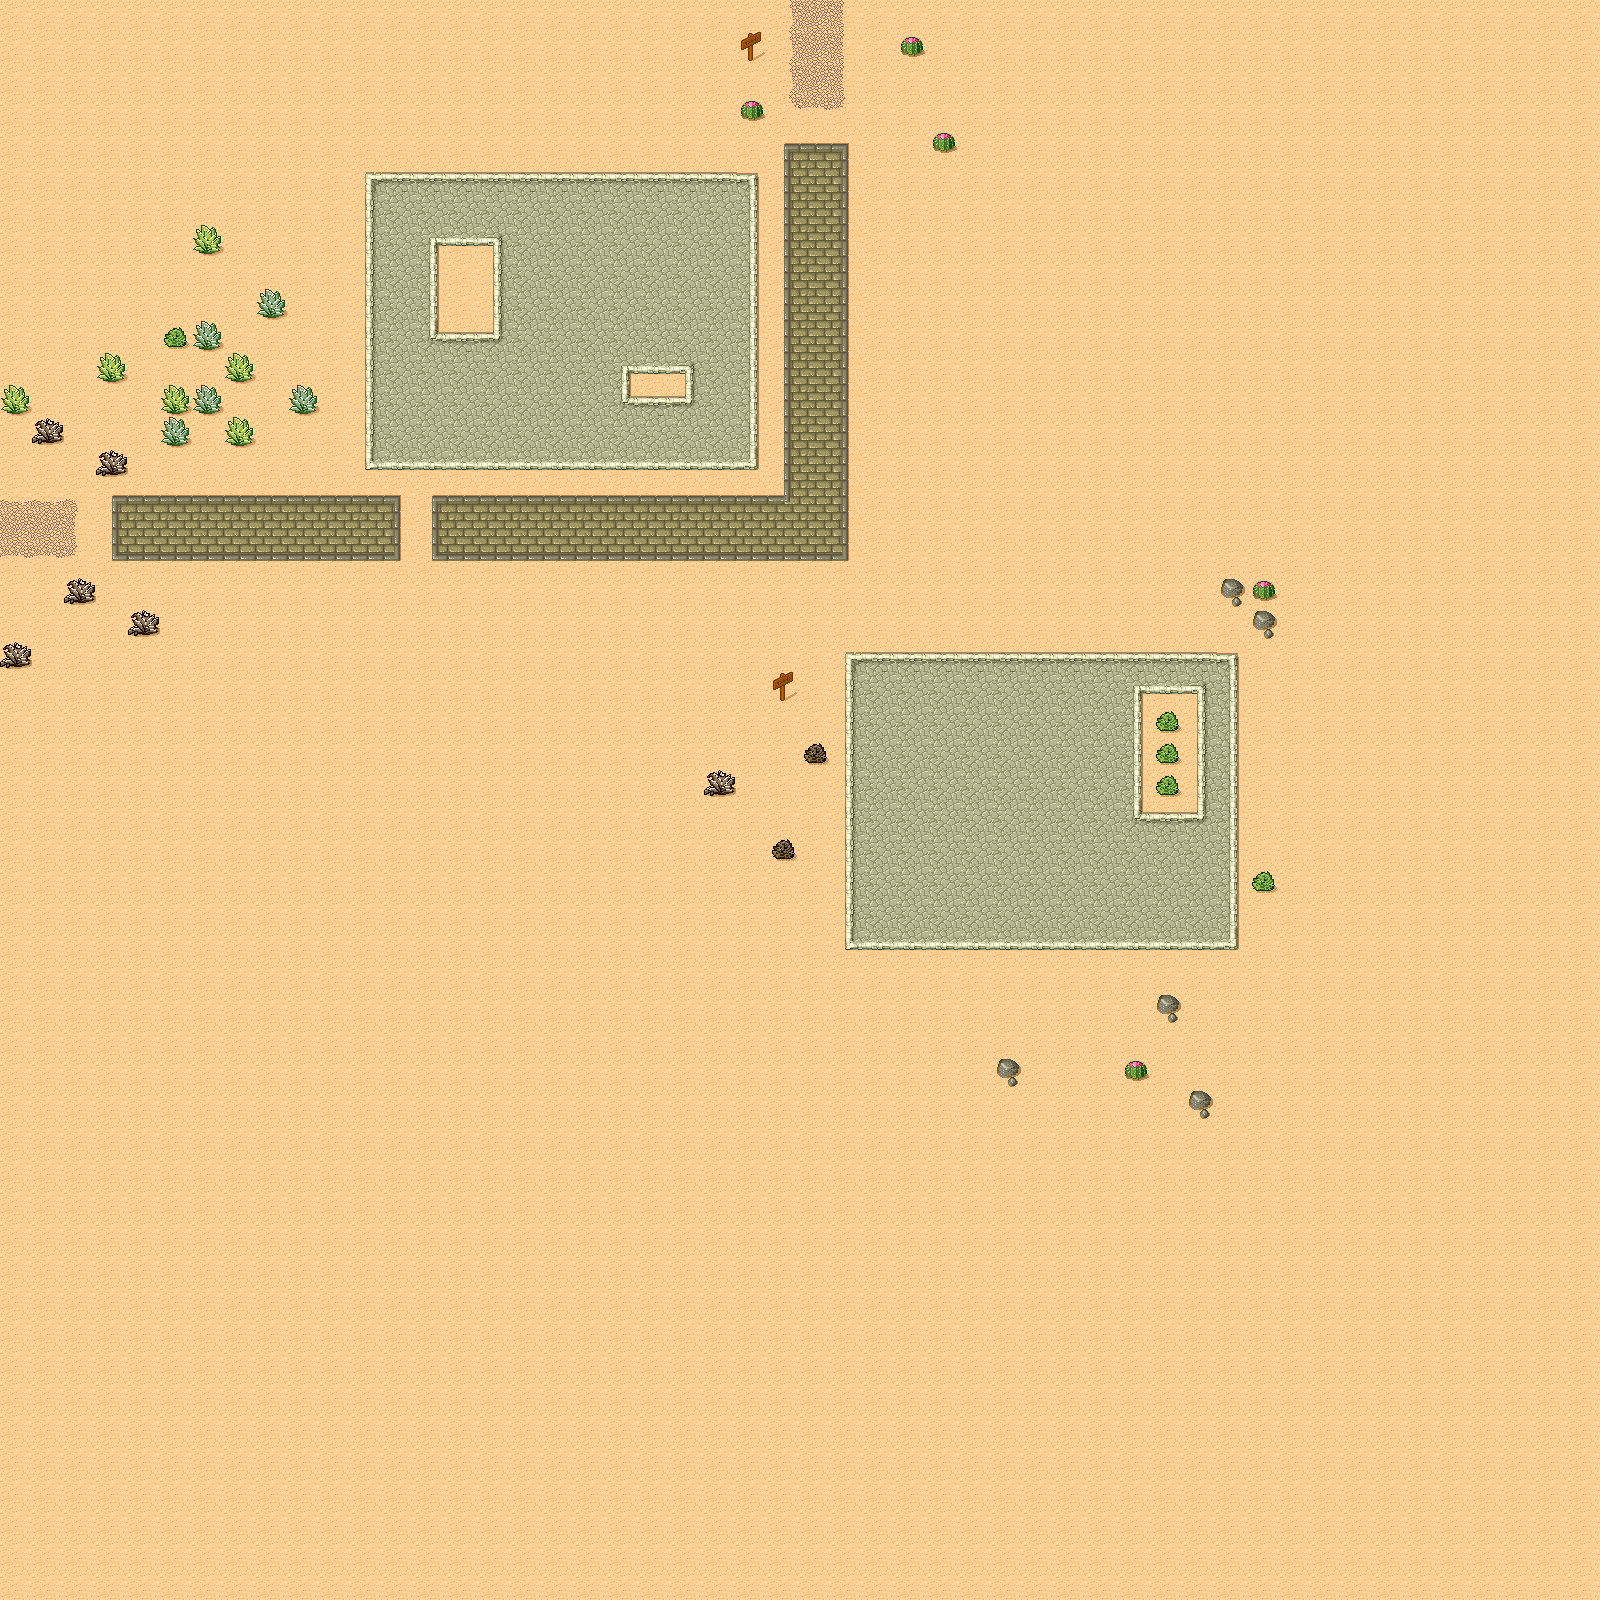

A 2D game scene composited from a Tiled map and its tileset images. What follows is a short description and the map's XML, with each tile layer's data collapsed to a summary:
An orthogonal 50x50 tile map with 32x32 px tiles, 1 tile layer (ground) and 23 objects (b, a).

<map version="1.0" orientation="orthogonal" width="50" height="50" tilewidth="32" tileheight="32">
 <tileset firstgid="1" name="Desert" tilewidth="32" tileheight="32" spacing="1" margin="1">
  <image source="desert_spacing.png" width="265" height="199" />
  <terraintypes>
   <terrain name="Desert" tile="29" />
   <terrain name="Brick" tile="9" />
   <terrain name="Cobblestone" tile="33" />
   <terrain name="Dirt" tile="14" />
  </terraintypes>
  <tile id="0" terrain="0,0,0,1" />
  <tile id="1" terrain="0,0,1,1" />
  <tile id="2" terrain="0,0,1,0" />
  <tile id="3" terrain="3,3,3,0" />
  <tile id="4" terrain="3,3,0,3" />
  <tile id="5" terrain="0,0,0,3" />
  <tile id="6" terrain="0,0,3,3" />
  <tile id="7" terrain="0,0,3,0" />
  <tile id="8" terrain="0,1,0,1" />
  <tile id="9" terrain="1,1,1,1" />
  <tile id="10" terrain="1,0,1,0" />
  <tile id="11" terrain="3,0,3,3" />
  <tile id="12" terrain="0,3,3,3" />
  <tile id="13" terrain="0,3,0,3" />
  <tile id="14" terrain="3,3,3,3" />
  <tile id="15" terrain="3,0,3,0" />
  <tile id="16" terrain="0,1,0,0" />
  <tile id="17" terrain="1,1,0,0" />
  <tile id="18" terrain="1,0,0,0" />
  <tile id="19" terrain="1,1,1,0" />
  <tile id="20" terrain="1,1,0,1" />
  <tile id="21" terrain="0,3,0,0" />
  <tile id="22" terrain="3,3,0,0" />
  <tile id="23" terrain="3,0,0,0" />
  <tile id="24" terrain="0,0,0,2" />
  <tile id="25" terrain="0,0,2,2" />
  <tile id="26" terrain="0,0,2,0" />
  <tile id="27" terrain="1,0,1,1" />
  <tile id="28" terrain="0,1,1,1" />
  <tile id="29" terrain="0,0,0,0" />
  <tile id="30" terrain="0,0,0,0" probability="0.5" />
  <tile id="31" terrain="0,0,0,0" probability="0.5" />
  <tile id="32" terrain="0,2,0,2" />
  <tile id="33" terrain="2,2,2,2" />
  <tile id="34" terrain="2,0,2,0" />
  <tile id="35" terrain="2,2,2,0" />
  <tile id="36" terrain="2,2,0,2" />
  <tile id="37" terrain="0,0,0,0" probability="0.5" />
  <tile id="38" terrain="0,0,0,0" probability="0.5" />
  <tile id="39" terrain="0,0,0,0" probability="0.5" />
  <tile id="40" terrain="0,2,0,0" />
  <tile id="41" terrain="2,2,0,0" />
  <tile id="42" terrain="2,0,0,0" />
  <tile id="43" terrain="2,0,2,2" />
  <tile id="44" terrain="0,2,2,2" />
  <tile id="45" terrain="0,0,0,0" probability="0" />
  <tile id="46" terrain="0,0,0,0" probability="0.5" />
  <tile id="47" terrain="0,0,0,0" probability="0.5" />
 </tileset>
 <layer name="ground" width="50" height="50">
  <data>[2500 cells, 2500 non-empty, 40 distinct tile ids]</data>
 </layer>
 <objectgroup color="#ff0006" name="collision" width="50" height="50">
  <properties>
   <property name="type" value="collision" />
  </properties>
  <object x="372" y="181" width="384" height="284" />
  <object x="119" y="497" width="284" height="59" />
  <object x="430" y="501" width="419" height="57" />
  <object x="786" y="145" width="61" height="357" />
  <object x="199" y="235" width="14" height="10" />
  <object x="267" y="297" width="7" height="14" />
  <object x="236" y="364" width="7" height="12" />
  <object x="165" y="325" width="55" height="14" />
  <object x="174" y="396" width="41" height="10" />
  <object x="167" y="425" width="9" height="13" />
  <object x="233" y="428" width="10" height="12" />
  <object x="297" y="396" width="14" height="10" />
  <object x="103" y="361" width="13" height="10" />
  <object x="9" y="396" width="10" height="12" />
  <object x="42" y="426" width="10" height="13" />
  <object x="106" y="461" width="10" height="12" />
  <object x="74" y="586" width="9" height="12" />
  <object x="7" y="651" width="13" height="7" />
  <object x="141" y="617" width="9" height="10" />
  <object x="749" y="39" width="4" height="13" />
  <object x="745" y="104" width="13" height="13" />
  <object type="b" x="907" y="42" width="12" height="10" />
  <object type="a" x="942" y="138" width="6" height="13" />
 </objectgroup>
</map>
